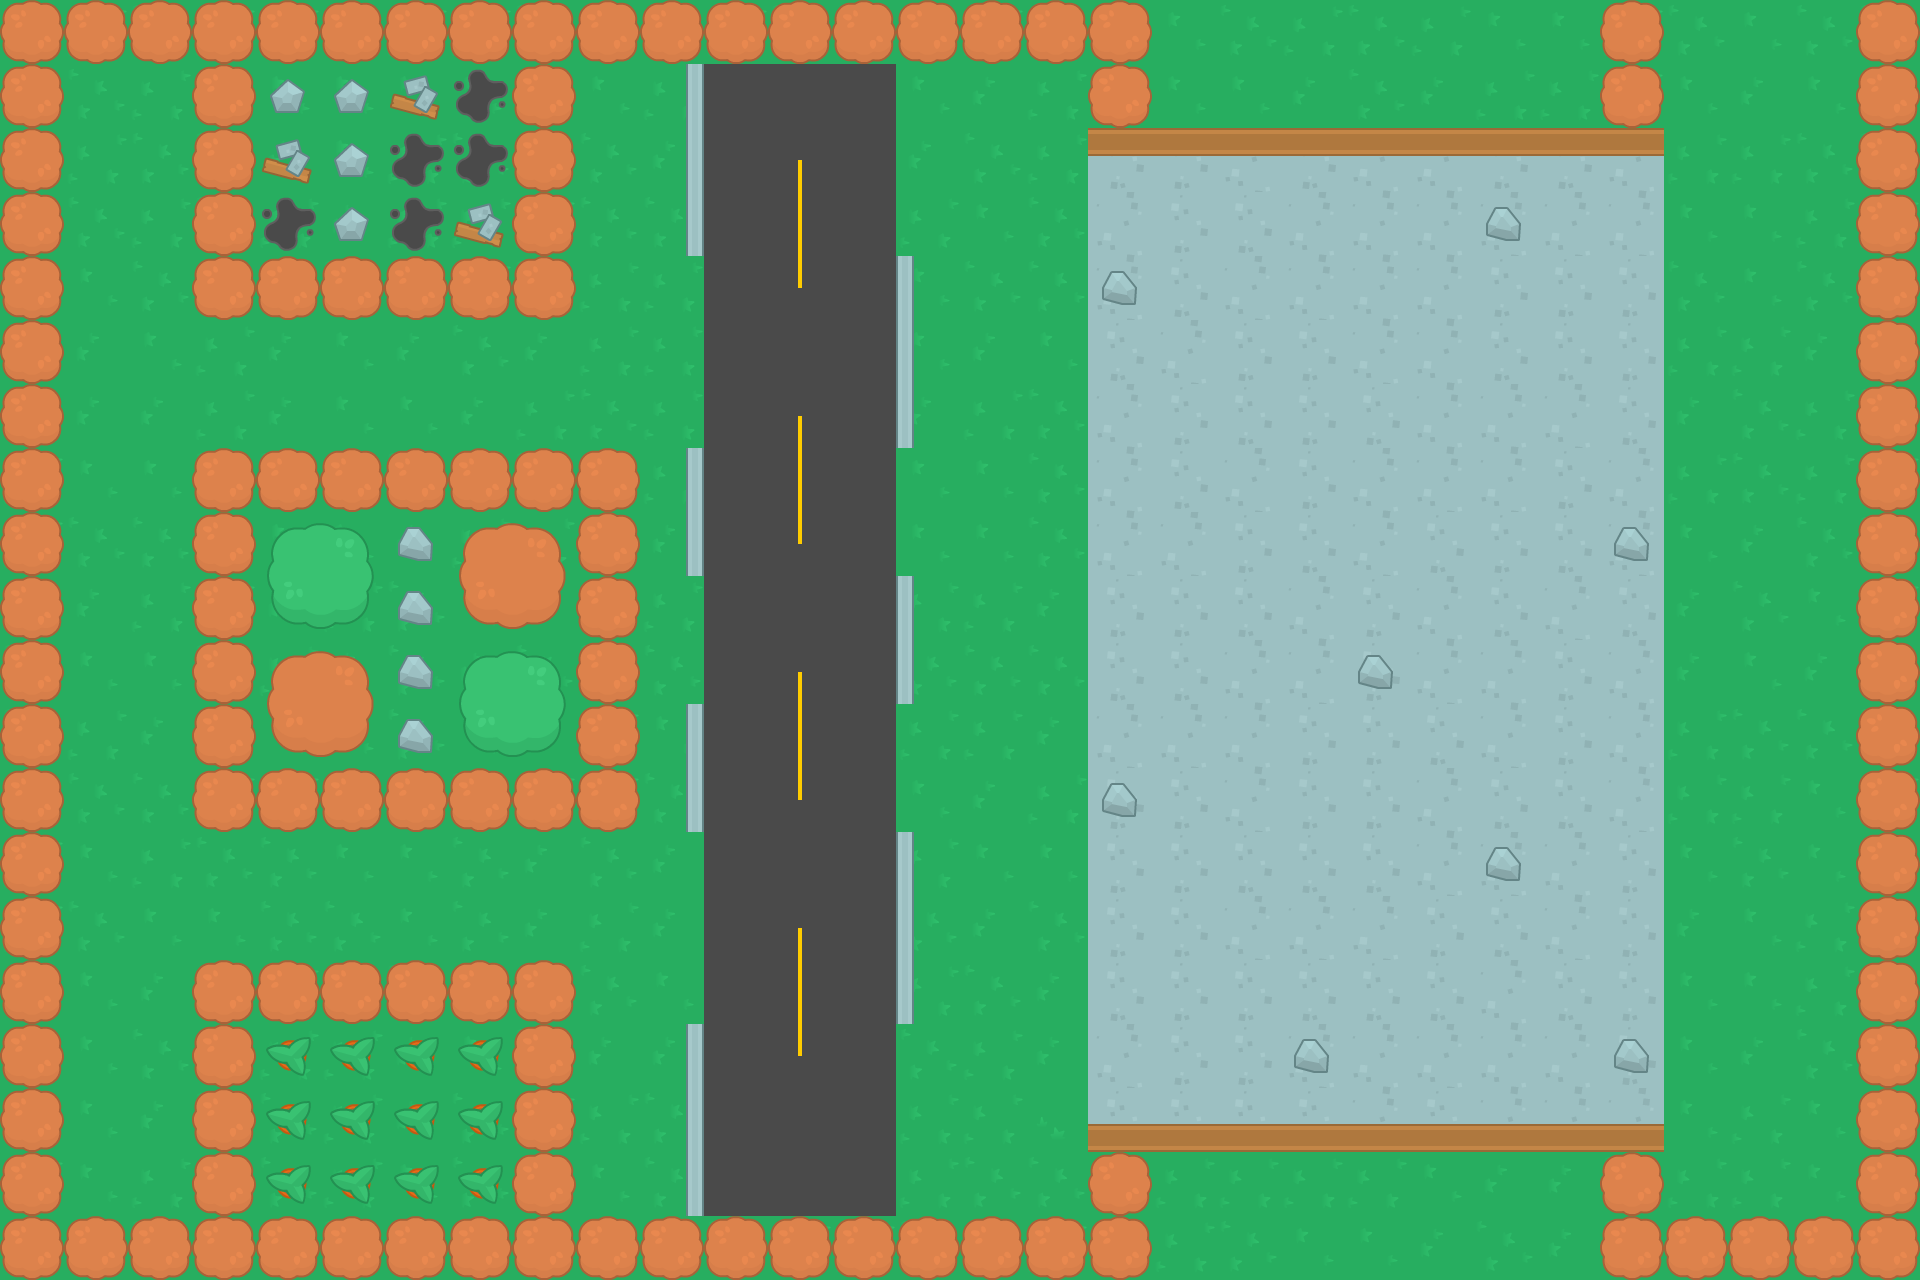

Tiled map render using the project's own tile images. Description and the map definition, with tile-layer contents summarised, below:
An orthogonal 30x20 tile map with 64x64 px tiles, 2 tile layers (Tile Layer 1, Tile Layer 2) and 196 objects (165x Wall, 12x Enemy.left, 6x ShootingEnemy.down, 4x ShootingEnemy.left, 4x ShootingEnemy.up, ...).

<map version="1.5" tiledversion="1.7.2" orientation="orthogonal" renderorder="right-down" width="30" height="20" tilewidth="64" tileheight="64" infinite="0" nextlayerid="4" nextobjectid="278">
 <tileset firstgid="1" source="../img/map.tsx" />
 <layer id="1" name="Tile Layer 1" width="30" height="20">
  <data>[600 cells, 600 non-empty, 6 distinct tile ids]</data>
 </layer>
 <layer id="3" name="Tile Layer 2" width="30" height="20">
  <data>[600 cells, 271 non-empty, 22 distinct tile ids]</data>
 </layer>
 <objectgroup id="2" name="Object Layer 1">
  <object id="5" name="Player" x="128" y="1120" width="32" height="32" />
  <object id="6" name="Wall" x="192" y="448" width="64" height="64" />
  <object id="37" name="Wall" x="192" y="576" width="64" height="64" />
  <object id="38" name="Wall" x="192" y="512" width="64" height="64" />
  <object id="39" name="Wall" x="192" y="640" width="64" height="64" />
  <object id="40" name="Wall" x="192" y="704" width="64" height="64" />
  <object id="41" name="Wall" x="192" y="768" width="64" height="64" />
  <object id="42" name="Wall" x="576" y="448" width="64" height="64" />
  <object id="43" name="Wall" x="576" y="576" width="64" height="64" />
  <object id="44" name="Wall" x="576" y="512" width="64" height="64" />
  <object id="45" name="Wall" x="576" y="640" width="64" height="64" />
  <object id="46" name="Wall" x="576" y="704" width="64" height="64" />
  <object id="47" name="Wall" x="576" y="768" width="64" height="64" />
  <object id="54" name="Wall" x="0" y="0" width="64" height="64" />
  <object id="55" name="Wall" x="0" y="128" width="64" height="64" />
  <object id="56" name="Wall" x="0" y="64" width="64" height="64" />
  <object id="57" name="Wall" x="0" y="192" width="64" height="64" />
  <object id="58" name="Wall" x="0" y="256" width="64" height="64" />
  <object id="59" name="Wall" x="0" y="320" width="64" height="64" />
  <object id="60" name="Wall" x="0" y="384" width="64" height="64" />
  <object id="61" name="Wall" x="0" y="512" width="64" height="64" />
  <object id="62" name="Wall" x="0" y="448" width="64" height="64" />
  <object id="63" name="Wall" x="0" y="576" width="64" height="64" />
  <object id="64" name="Wall" x="0" y="640" width="64" height="64" />
  <object id="65" name="Wall" x="0" y="704" width="64" height="64" />
  <object id="66" name="Wall" x="0" y="768" width="64" height="64" />
  <object id="67" name="Wall" x="0" y="896" width="64" height="64" />
  <object id="68" name="Wall" x="0" y="832" width="64" height="64" />
  <object id="69" name="Wall" x="0" y="960" width="64" height="64" />
  <object id="70" name="Wall" x="0" y="1024" width="64" height="64" />
  <object id="71" name="Wall" x="0" y="1088" width="64" height="64" />
  <object id="73" name="Wall" x="192" y="1024" width="64" height="64" />
  <object id="74" name="Wall" x="192" y="960" width="64" height="64" />
  <object id="75" name="Wall" x="192" y="1088" width="64" height="64" />
  <object id="76" name="Wall" x="192" y="1152" width="64" height="64" />
  <object id="77" name="Wall" x="192" y="1216" width="64" height="64" />
  <object id="79" name="Wall" x="512" y="1024" width="64" height="64" />
  <object id="80" name="Wall" x="512" y="960" width="64" height="64" />
  <object id="81" name="Wall" x="512" y="1088" width="64" height="64" />
  <object id="82" name="Wall" x="512" y="1152" width="64" height="64" />
  <object id="83" name="Wall" x="512" y="1216" width="64" height="64" />
  <object id="84" name="Wall" x="192" y="0" width="64" height="64" />
  <object id="85" name="Wall" x="192" y="128" width="64" height="64" />
  <object id="86" name="Wall" x="192" y="64" width="64" height="64" />
  <object id="87" name="Wall" x="192" y="192" width="64" height="64" />
  <object id="88" name="Wall" x="192" y="256" width="64" height="64" />
  <object id="90" name="Wall" x="512" y="0" width="64" height="64" />
  <object id="91" name="Wall" x="512" y="128" width="64" height="64" />
  <object id="92" name="Wall" x="512" y="64" width="64" height="64" />
  <object id="93" name="Wall" x="512" y="192" width="64" height="64" />
  <object id="94" name="Wall" x="512" y="256" width="64" height="64" />
  <object id="96" name="Wall" x="64" y="0" width="64" height="64" />
  <object id="97" name="Wall" x="128" y="0" width="64" height="64" />
  <object id="99" name="Wall" x="256" y="256" width="64" height="64" />
  <object id="100" name="Wall" x="320" y="256" width="64" height="64" />
  <object id="101" name="Wall" x="384" y="256" width="64" height="64" />
  <object id="102" name="Wall" x="448" y="256" width="64" height="64" />
  <object id="103" name="Wall" x="576" y="1216" width="64" height="64" />
  <object id="104" name="Wall" x="896" y="1216" width="64" height="64" />
  <object id="105" name="Wall" x="640" y="1216" width="64" height="64" />
  <object id="106" name="Wall" x="704" y="1216" width="64" height="64" />
  <object id="107" name="Wall" x="768" y="1216" width="64" height="64" />
  <object id="108" name="Wall" x="832" y="1216" width="64" height="64" />
  <object id="109" name="Wall" x="256" y="448" width="64" height="64" />
  <object id="110" name="Wall" x="320" y="448" width="64" height="64" />
  <object id="111" name="Wall" x="384" y="448" width="64" height="64" />
  <object id="112" name="Wall" x="448" y="448" width="64" height="64" />
  <object id="113" name="Wall" x="512" y="448" width="64" height="64" />
  <object id="114" name="Wall" x="256" y="768" width="64" height="64" />
  <object id="115" name="Wall" x="320" y="768" width="64" height="64" />
  <object id="116" name="Wall" x="384" y="768" width="64" height="64" />
  <object id="117" name="Wall" x="448" y="768" width="64" height="64" />
  <object id="118" name="Wall" x="512" y="768" width="64" height="64" />
  <object id="119" name="Wall" x="256" y="960" width="64" height="64" />
  <object id="120" name="Wall" x="320" y="960" width="64" height="64" />
  <object id="121" name="Wall" x="384" y="960" width="64" height="64" />
  <object id="122" name="Wall" x="448" y="960" width="64" height="64" />
  <object id="129" name="Wall" x="0" y="1216" width="64" height="64" />
  <object id="130" name="Wall" x="64" y="1216" width="64" height="64" />
  <object id="131" name="Wall" x="128" y="1216" width="64" height="64" />
  <object id="132" name="Wall" x="1088" y="1216" width="64" height="64" />
  <object id="133" name="Wall" x="960" y="1216" width="64" height="64" />
  <object id="134" name="Wall" x="1024" y="1216" width="64" height="64" />
  <object id="135" name="Wall" x="576" y="0" width="64" height="64" />
  <object id="136" name="Wall" x="896" y="0" width="64" height="64" />
  <object id="137" name="Wall" x="640" y="0" width="64" height="64" />
  <object id="138" name="Wall" x="704" y="0" width="64" height="64" />
  <object id="139" name="Wall" x="768" y="0" width="64" height="64" />
  <object id="140" name="Wall" x="832" y="0" width="64" height="64" />
  <object id="141" name="Wall" x="1088" y="0" width="64" height="64" />
  <object id="142" name="Wall" x="960" y="0" width="64" height="64" />
  <object id="143" name="Wall" x="1024" y="0" width="64" height="64" />
  <object id="144" name="Wall" x="1088" y="64" width="64" height="64" />
  <object id="145" name="Wall" x="1088" y="1152" width="64" height="64" />
  <object id="165" name="Wall" x="0" y="1152" width="64" height="64" />
  <object id="166" name="Wall" x="1856" y="0" width="64" height="64" />
  <object id="167" name="Wall" x="1856" y="128" width="64" height="64" />
  <object id="168" name="Wall" x="1856" y="64" width="64" height="64" />
  <object id="169" name="Wall" x="1856" y="192" width="64" height="64" />
  <object id="170" name="Wall" x="1856" y="256" width="64" height="64" />
  <object id="171" name="Wall" x="1856" y="320" width="64" height="64" />
  </objectgroup>
</map>
<!-- 95 of 196 objects omitted -->
